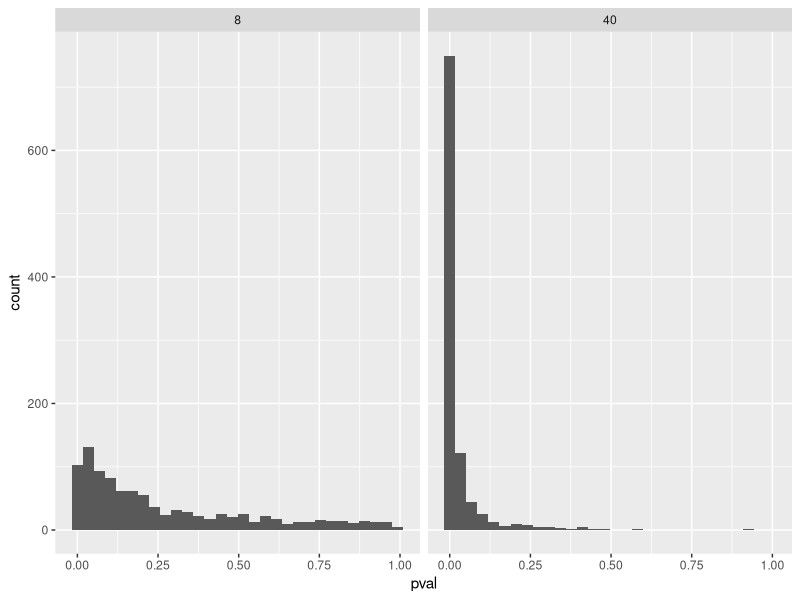
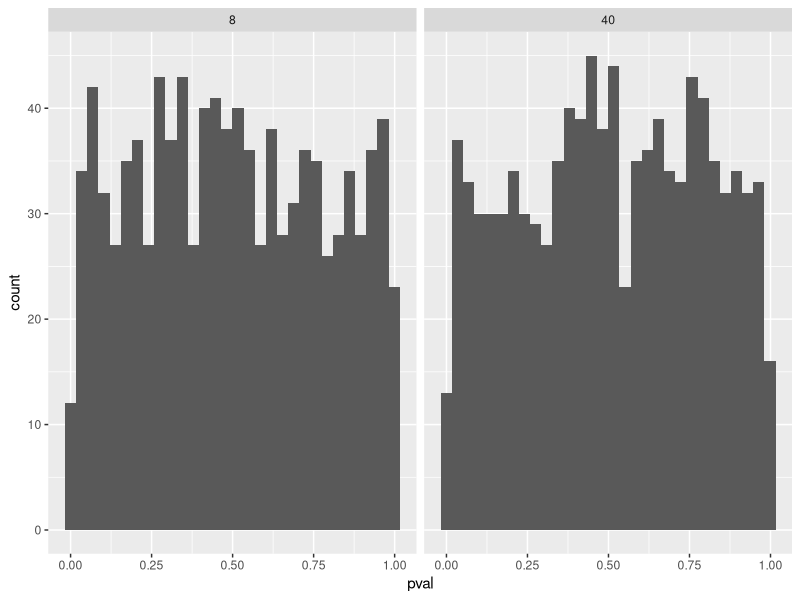

Reproduce these figures in R, in order.
## ---- chunk 1
#| include: false
#| echo: false
#| message: false
#| warning: false

library(tidyverse)

set.seed(1)
population <- rnorm(1000000, mean = 1.5, sd = 3)


samp1 <- data.frame(y = sample(population, 8, replace = FALSE))

samp2 <- data.frame(y = sample(population, 40, replace = FALSE))


m1 <- lm(y ~ 1, data = samp1)
m2 <- lm(y ~ 1, data = samp2)

summary(m1)
summary(m2)
## ---- chunk 2
#| include: false
#| echo: false
#| message: false
#| warning: false

# Create data frames to store the model estimates
results_8 <- data.frame(estimate = rep(NA, 1000), 
                      se = rep(NA, 1000), 
                      pval = rep(NA, 1000), 
                      n = 8)  

results_40 <- data.frame(estimate = rep(NA, 1000), 
                      se = rep(NA, 1000), 
                      pval = rep(NA, 1000), 
                      n = 40)

# A for loop used to sample 1000 studies, each iteration (i) will draw a new sample
# from the population. 

for(i in 1:1000) {
  
  # Draw a sample 
  samp1 <- data.frame(y = sample(population, 8, replace = FALSE))
  samp2 <- data.frame(y = sample(population, 40, replace = FALSE))

  # Model the data
  m1 <- lm(y ~ 1, data = samp1)
  m2 <- lm(y ~ 1, data = samp2)
  
  # Extract values from the models
  results_8[i, 1] <- coef(summary(m1))[1, 1]
  results_8[i, 2] <- coef(summary(m1))[1, 2]
  results_8[i, 3] <- coef(summary(m1))[1, 4]

  results_40[i, 1] <- coef(summary(m2))[1, 1]
  results_40[i, 2] <- coef(summary(m2))[1, 2]
  results_40[i, 3] <- coef(summary(m2))[1, 4]
  
  
}


# Save the results in a combined data frame

results <- bind_rows(results_8, results_40)

# Calculation for nr4

results %>%
  group_by(n) %>%
  summarise(sd(estimate), mean(se)) %>%
  print()

# Example code for copy and paste

# A two facets histogram can be created with ggplot2
results %>%
  ggplot(aes(pval)) + 
  geom_histogram() +
  facet_wrap(~ n)


# Count the proportion of tests below a certain p-value for each 
results %>%
  filter(pval < 0.05) %>%
  group_by(n) %>%
  summarise(sig_results = n()/1000)

# Using the pwr package
library(pwr)

pwr.t.test(n = 40, sig.level = 0.05, d = 1.5/3, type = "one.sample")

# Calculate number of studies

results %>%
  filter(pval < 0.05) %>%
  group_by(n) %>%
  summarise(sig_results = n()/1000)

# Use pwr-packade

library(pwr)

pwr40 <- pwr.t.test(n = 40, sig.level = 0.05, d = 1.5/3, type = "one.sample") %>%
  print()

pwr8 <- pwr.t.test(n = 8, sig.level = 0.05, d = 1.5/3, type = "one.sample") %>%
print()
## ---- chunk 3
#| include: false
#| echo: false
#| message: false
#| warning: false

population <- rnorm(1000000, mean = 0, sd = 3)


# Create data frames to store the model estimates
results_8 <- data.frame(estimate = rep(NA, 1000), 
                      se = rep(NA, 1000), 
                      pval = rep(NA, 1000), 
                      n = 8)  

results_40 <- data.frame(estimate = rep(NA, 1000), 
                      se = rep(NA, 1000), 
                      pval = rep(NA, 1000), 
                      n = 40)

# A for loop used to sample 1000 studies, each iteration (i) will draw a new sample
# from the population. 

for(i in 1:1000) {
  
  # Draw a sample 
  samp1 <- data.frame(y = sample(population, 8, replace = FALSE))
  samp2 <- data.frame(y = sample(population, 40, replace = FALSE))

  # Model the data
  m1 <- lm(y ~ 1, data = samp1)
  m2 <- lm(y ~ 1, data = samp2)
  
  # Extract values from the models
  results_8[i, 1] <- coef(summary(m1))[1, 1]
  results_8[i, 2] <- coef(summary(m1))[1, 2]
  results_8[i, 3] <- coef(summary(m1))[1, 4]

  results_40[i, 1] <- coef(summary(m2))[1, 1]
  results_40[i, 2] <- coef(summary(m2))[1, 2]
  results_40[i, 3] <- coef(summary(m2))[1, 4]
  
  
}


# Save the results in a combined data frame

results_null <- bind_rows(results_8, results_40)
## ---- chunk 4
#| echo: false
#| message: false
#| warning: false

# Histograms with an average effect of zero

results_null %>%
  ggplot(aes(pval)) + 
  geom_histogram() +
  facet_wrap(~ n)
## ---- chunk 5
#| include: false
#| echo: false
#| message: false
#| warning: false

# Calculations for nr8

set.seed(2)
results_null %>%
  filter(pval < 0.05) %>%
  group_by(n) %>%
  summarise(sig_results = n()/1000)
